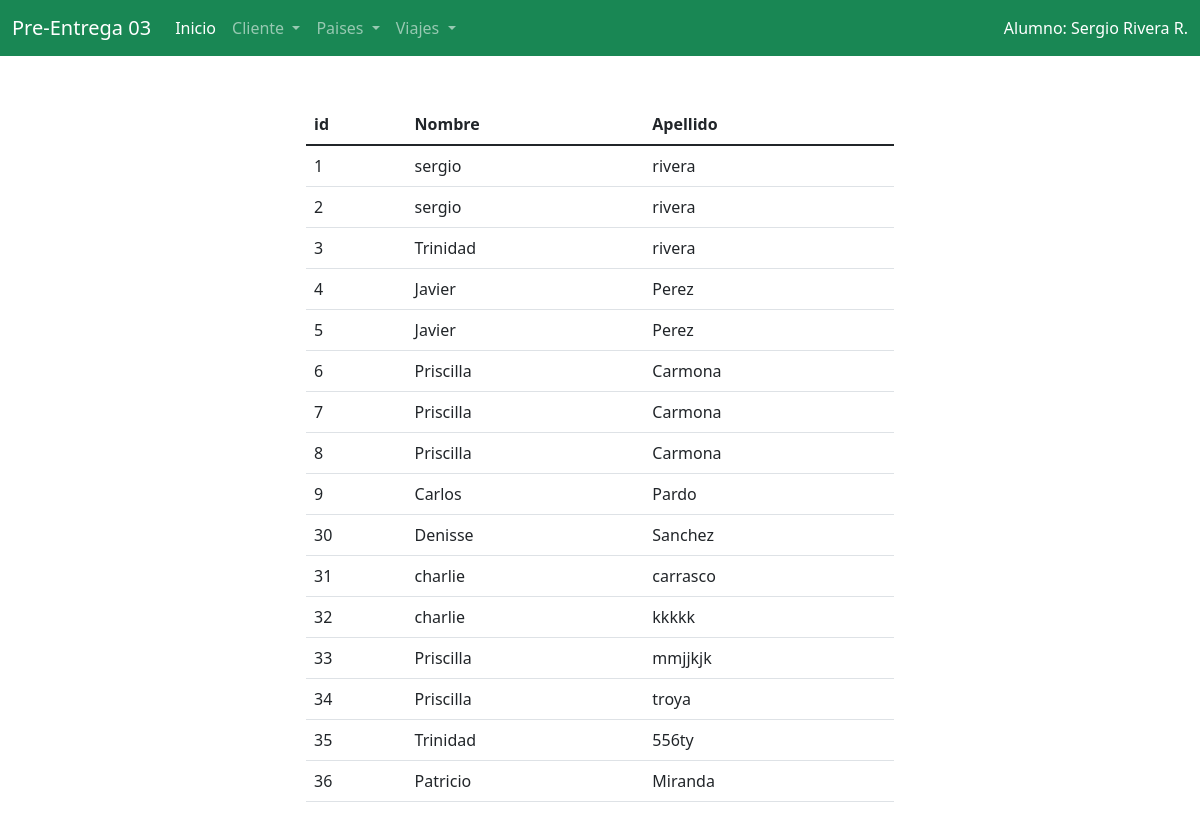
Before: /AppCoder/listarclientes/ with the older database file.
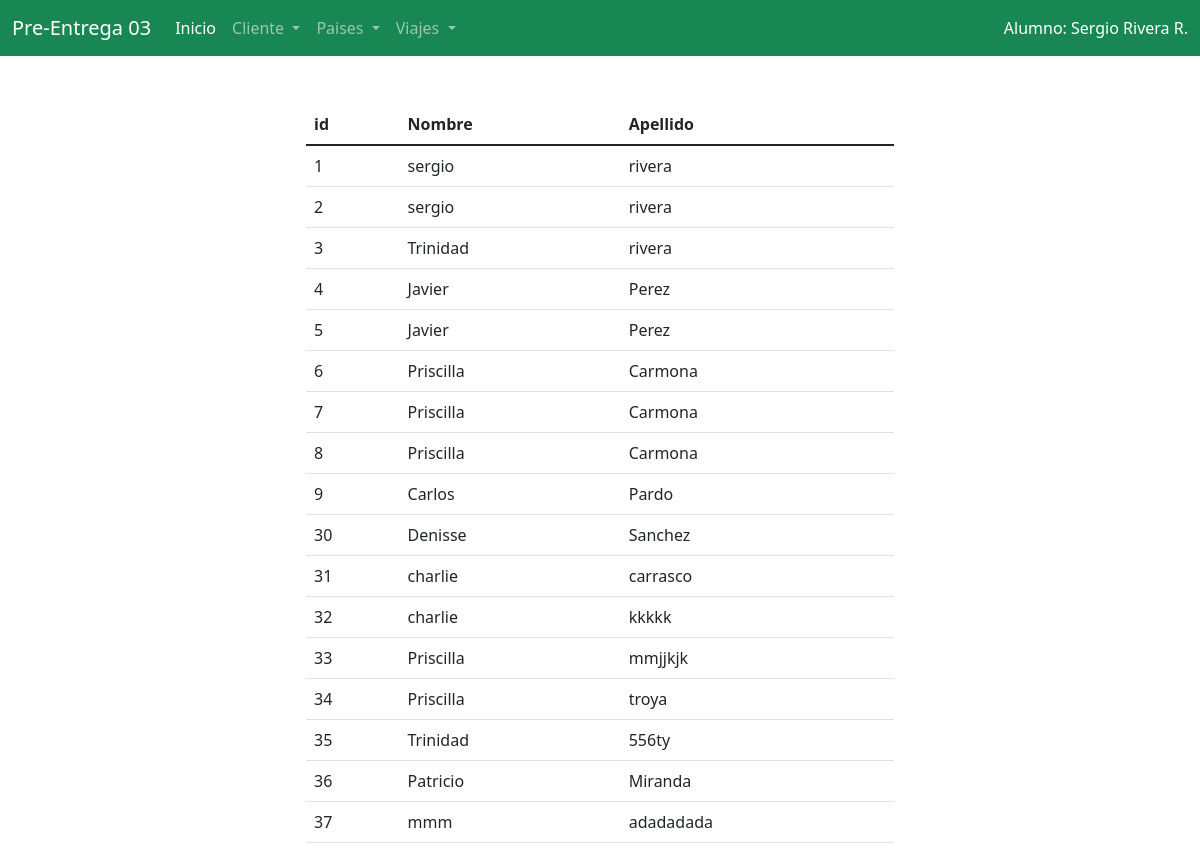
After: the same page with the newer database file.
### AppCoder/models.py (models this page shows, shortened)
class Cliente(models.Model):
     nombre = models.CharField(max_length=100)
     apellido = models.CharField(max_length=100)

### AppCoder/views.py (the view)
# urls.py: path("listarclientes/", listar_clientes_view, name="listarclientes"),
def listar_clientes_view (request):
    clientes = models.Cliente.objects.all()
    return render(request, 'AppCoder/listar_clientes.html', {"clientes": clientes})

### AppCoder/templates/AppCoder/listar_clientes.html (shortened to what this page needs)
{% extends "AppCoder/inicio.html" %} {% load static %}
{% block contenidoPrincipal %}
<div class="row">
  <div class="col-6 mx-auto">
    {% if clientes.count > 0 %}
      <table class="table">
          <thead>
            <tr>
              <th scope="col">id</th>
              <th scope="col">Nombre</th>
              <th scope="col">Apellido</th>
            </tr>
          </thead>
          <tbody>
              {% for cli in clientes  %}
            <tr>
              <td>{{cli.id}}</td>
              <td>{{cli.nombre}}</td>
              <td>{{cli.apellido}}</td>
            </tr>
            {% endfor %}
          </tbody>
        </table>
    {% endif %}
  </div>
  </div>
{% endblock %}

Changed rows visible on the page:
added Cliente: id "37", nombre "mmm", apellido "adadadada"
